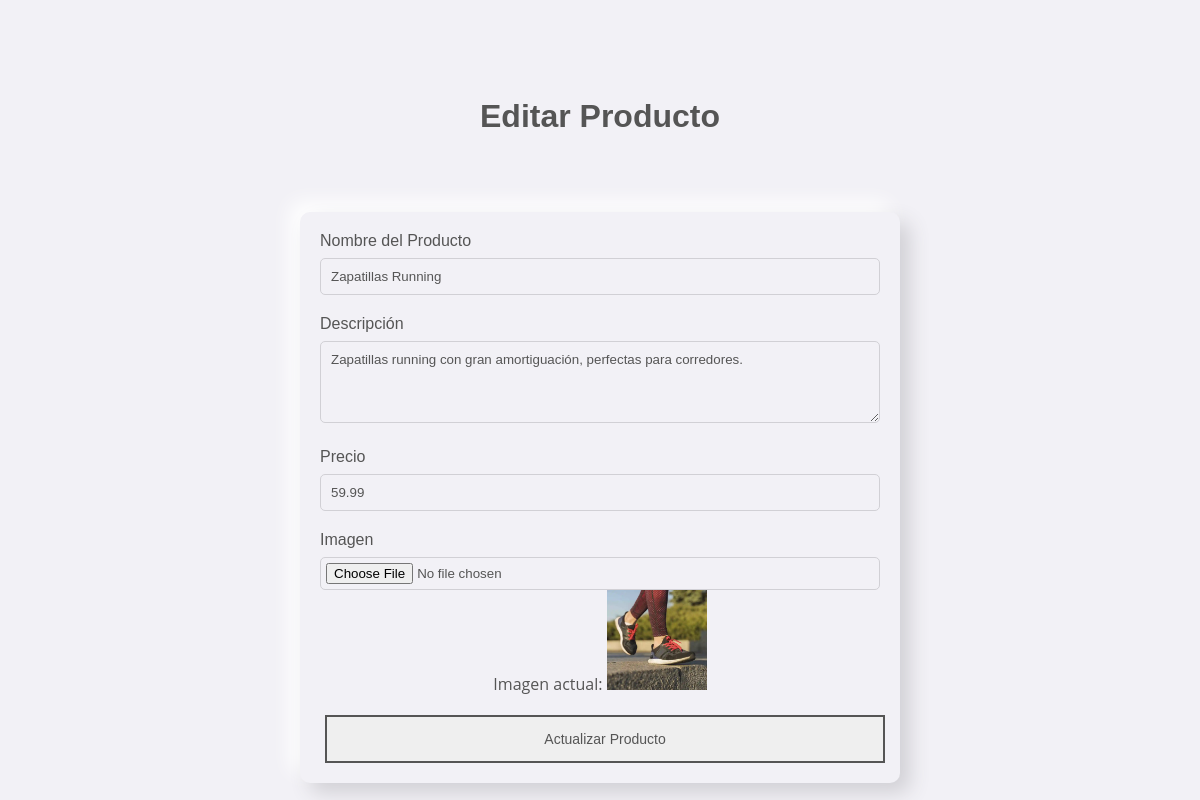
Screenshot of /edit_product.php?id=3 with the database file from the repository.
### tables this page shows
CREATE TABLE `productos` (
  `id` int(11) NOT NULL,
  `nombre` varchar(100) NOT NULL,
  `descripcion` text NOT NULL,
  `precio` decimal(10,2) NOT NULL,
  `imagen` varchar(255) NOT NULL
);

### edit_product.php (the view, shortened to what this page needs)
<?php
include('php/conexion.php');
if (isset($_GET['id'])) {
    $id = $_GET['id'];
    $sql = "SELECT * FROM productos WHERE id = $id";
    $result = mysqli_query($conexion, $sql);
    $producto = mysqli_fetch_assoc($result);
}
?>
<!DOCTYPE html>
<html lang="es">
<head>
    <link rel="stylesheet" href="css/style.css">
</head>
<body>
    <header class="header-product">
        <h1>Editar Producto</h1>
    </header>
    <div class="container">
        <?php if (isset($producto)): ?>
        <form action="edit_product.php?id=<?php echo $producto['id']; ?>" method="POST" enctype="multipart/form-data">
            <div class="form-group">
                <label for="nombre">Nombre del Producto</label>
                <input type="text" id="nombre" name="nombre" value="<?php echo $producto['nombre']; ?>" required>
            </div>
            <div class="form-group">
                <label for="descripcion">Descripción</label>
                <textarea id="descripcion" name="descripcion" rows="4" required><?php echo $producto['descripcion']; ?></textarea>
            </div>
            <div class="form-group">
                <label for="precio">Precio</label>
                <input type="number" id="precio" name="precio" value="<?php echo $producto['precio']; ?>" step="0.01" required>
            </div>
            <div class="form-group">
                <label for="imagen">Imagen</label>
                <input type="file" id="imagen" name="imagen" accept="image/*">
                <p>Imagen actual: <img src="images/<?php echo $producto['imagen']; ?>" alt="Imagen actual" width="100"></p>
            </div>
            <button type="submit" name="submit" class="btn-submit">Actualizar Producto</button>
        </form>
        <?php endif; ?>
    </div>
</body>
</html>

### css/style.css (style rules this page uses)
:root { --background-color: #f2f1f6; --text-color: #555; --shadow-dark: #d1d0d5; --shadow-light: #ffffff; --accent-red: #F44336; --accent-green: #4CAF50; --font-primary: 'Poppins', sans-serif; --font-secondary: 'Open Sans', sans-serif; }
* { margin: 0; padding: 0; box-sizing: border-box; }
body { background-color: var(--background-color); font-family: var(--font-secondary); color: var(--text-color); margin: 0; padding: 20px; }
h1 { color: var(--text-color); font-family: var(--font-primary); font-size: 2rem; text-align: center; margin: 10px 5px; }
p { color: var(--text-color); font-family: var(--font-secondary); font-size: 1rem; text-align: center; }
.header-product { height: 24vh; text-align: center; display: flex; flex-direction: column; justify-content: center; align-items: center; }
.container { width: 80%; max-width: 600px; margin: 0 auto; padding: 20px; background-color: var(--background-color); border-radius: 10px; box-shadow: 10px 10px 20px var(--shadow-dark), -10px -10px 20px var(--shadow-light); }
.form-group { margin-bottom: 20px; }
.form-group label { font-family: var(--font-primary); color: var(--text-color); display: block; margin-bottom: 8px; }
.form-group input, .form-group textarea { width: 100%; padding: 10px; border-radius: 5px; border: 1px solid var(--shadow-dark); background-color: var(--background-color); color: var(--text-color); }
.form-group textarea { resize: vertical; font-family: var(--font-primary); }
.form-group input[type="file"] { padding: 5px; }
button.btn-submit { font-family: var(--font-primary); font-size: 14px; padding: 14px; margin: 0 5px; width: 100%; background-color: none; border: 2px solid var(--text-color); cursor: pointer; color: var(--text-color); transition: background 0.3s, color 0.3s; }

### rows the page displays
productos: nombre "Zapatillas Running", descripcion "Zapatillas running con gran amortiguación, perfectas para corredores.", precio "59.99", imagen (picture)
